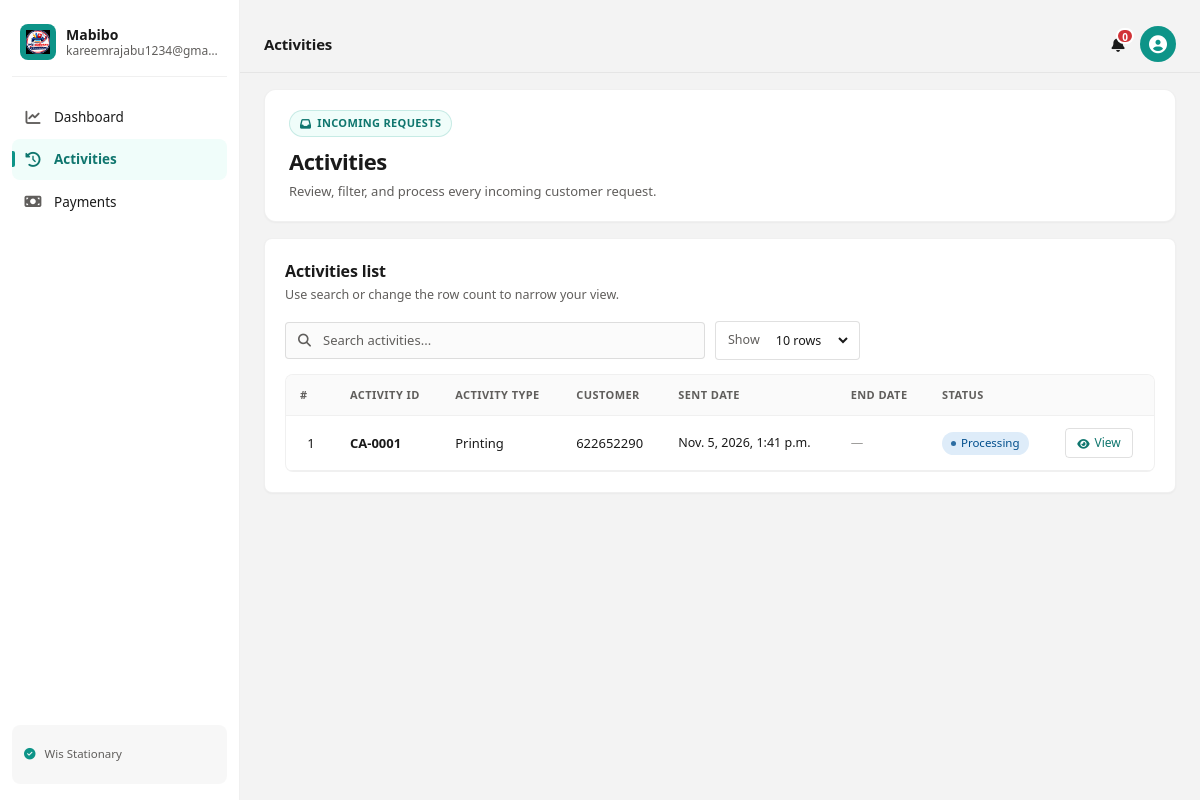
Page /stationary/activities/ (signed in) on the earlier database version.
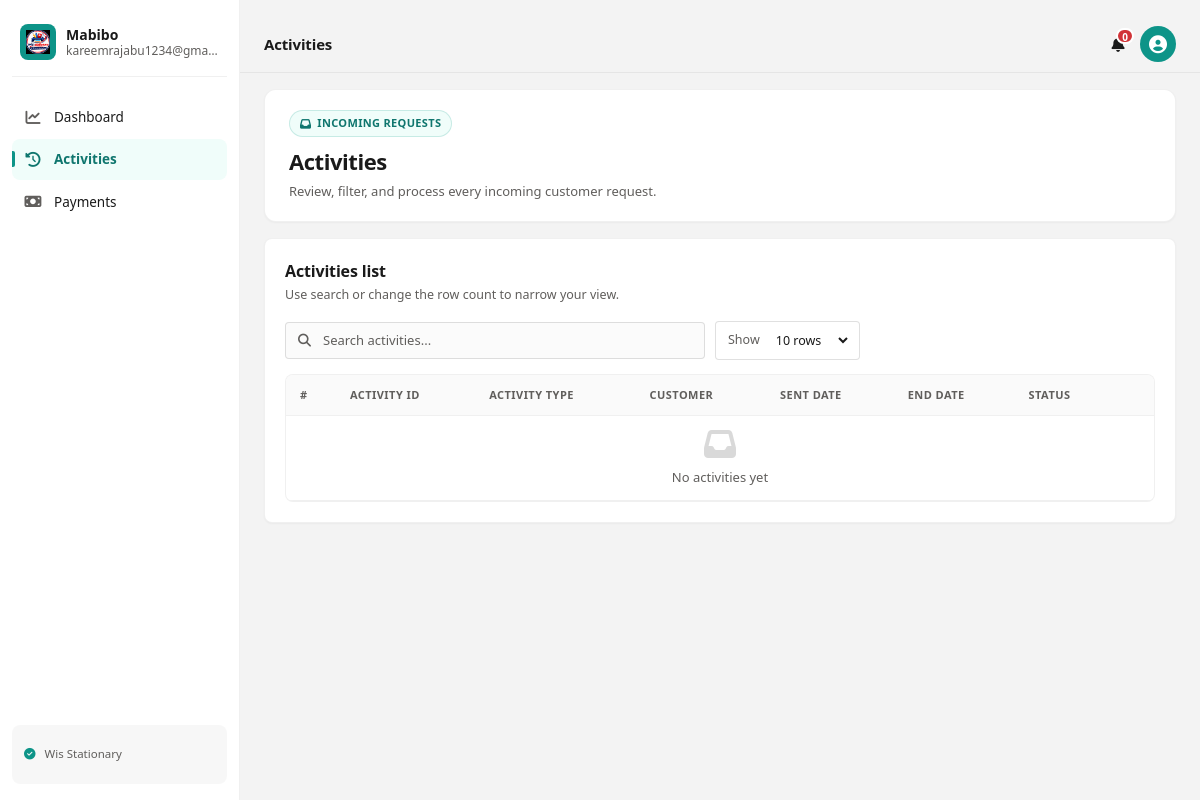
Same page on the later database version.
### stationary_system/models/activity.py (models this page shows, shortened)
class Activity(models.Model):
    STATUS_CHOICES = [
        ('waiting', 'Waiting'),
        ('pending', 'Pending'),
        ('processing', 'Processing'),
        ('completed', 'Completed'),
        ('declined', 'Declined'),
    ]
    activity_id = models.CharField(max_length=100, unique=True)
    stationary_profile = models.ForeignKey(
        'StationaryProfile',
        on_delete=models.CASCADE,
        null=True,
        blank=True,
        related_name='activities'
    )
    activity_type = models.CharField(max_length=100)
    costs = models.DecimalField(max_digits=10, decimal_places=2)
    user = models.ForeignKey(
        settings.AUTH_USER_MODEL,
        on_delete=models.CASCADE,
        related_name='activities'
    )
    sent_date = models.DateTimeField(auto_now_add=True)
    end_date = models.DateTimeField(null=True, blank=True)
    status = models.CharField(
        max_length=32,
        choices=STATUS_CHOICES,
        default='waiting'
    )

### stationary_system/models/accounts.py (models this page shows)
class CustomUser(AbstractUser):
    phone = models.CharField(max_length=20, blank=True, null=True)
    stationary_id = models.CharField(max_length=20, blank=True, null=True)
    def __str__(self):
        return self.username

### stationary_system/views/stationary_views/s_activities.py (the view, shortened to what this page needs)
# urls.py: path('stationary/activities/', s_activities.stationary_activities, name='stationary_activities'),
@login_required(login_url='login_page_stationary')
def stationary_activities(request):
    query = request.GET.get('q', '')
    limit = request.GET.get('limit', 10)
    try:
        limit = int(limit)
    except ValueError:
        limit = 10
    try:
        profile = request.user.stationaryprofile
    except AttributeError:
        profile = None
    if profile:
        activities = Activity.objects.filter(
            stationary_profile=profile
        ).order_by('-id')
    else:
        activities = Activity.objects.none()
    if query:
        activities = activities.filter(
            Q(activity_id__icontains=query) |
            Q(user__username__icontains=query)
        )
    activities = activities[:limit]
    return render(request, "stationary/activities.html", {
        "activities": activities,
        "stationary_name": profile.stationary_name if profile else "",
        "profile": profile
    })

### stationary_system/templates/stationary/activities.html (shortened to what the changed rows need)
{% load static %}
<!DOCTYPE html>
<html lang="en">
<head>
    <link rel="stylesheet" href="{% static 'stationary_css/stationary.css' %}">
    <link rel="stylesheet" href="{% static 'stationary_css/sactivities.css' %}">
    <link rel="stylesheet" href="https://cdnjs.cloudflare.com/ajax/libs/font-awesome/6.4.0/css/all.min.css">
</head>
<body>
    <main class="main">
        <div class="wrap">
            <section class="hero hero-sm">
                <div class="hero-text">
                    <h1>Activities</h1>
                </div>
            </section>
            <section class="panel">
                <div class="section-head">
                    <div>
                        <h2>Activities list</h2>
                    </div>
                </div>
                <div class="table-scroll-9">
                    <table class="table-9">
                        <thead>
                            <tr>
                                <th class="index-9">#</th>
                                <th>Activity ID</th>
                                <th>Activity type</th>
                                <th>Customer</th>
                                <th>Sent date</th>
                                <th>End date</th>
                                <th>Status</th>
                                <th></th>
                            </tr>
                        </thead>
                        <tbody id="activityTable">
                            {% for act in activities %}
                            <tr>
                                <td class="index-9">{{ forloop.counter }}</td>
                                <td><b>{{ act.activity_id }}</b></td>
                                <td class="type-cell">{{ act.activity_type }}</td>
                                <td class="customer-cell">{{ act.user }}</td>
                                <td class="date-cell">{{ act.sent_date }}</td>
                                <td class="date-cell">
                                    {% if act.end_date %}{{ act.end_date }}{% else %}<span class="muted-dash">—</span>{% endif %}
                                </td>
                                <td>
                                    <span class="status-badge status-{{ act.status|default:'unknown'|lower }}">
                                        {{ act.status|default:"Unknown" }}
                                    </span>
                                </td>
                                <td>
                                    {% if act.activity_id %}
                                    <button type="button" class="view-50"
                                        onclick="window.location.href = `{% url 'preview_stationary_activity' act.activity_id %}`">
                                        <i class="fas fa-eye"></i> View
                                    </button>
                                    {% else %}{{ act.activity_id }}{% endif %}
                                </td>
                            </tr>
                            {% empty %}
                            <tr class="empty-row">
                                <td colspan="8" class="empty-cell">
                                    <i class="fas fa-inbox"></i>
                                    <p>No activities yet</p>
                                </td>
                            </tr>
                            {% endfor %}
                        </tbody>
                    </table>
                </div>
            </section>
        </div>
    </main>
</body>
</html>

Differences in the rows shown:
removed Activity: activity_id "CA-0001", activity_type "Printing", user "622652290", sent_date "Nov. 5, 2026, 1:41 p.m.", status "Processing", shows "View"
Other differences:
text now shown: "No activities yet"
